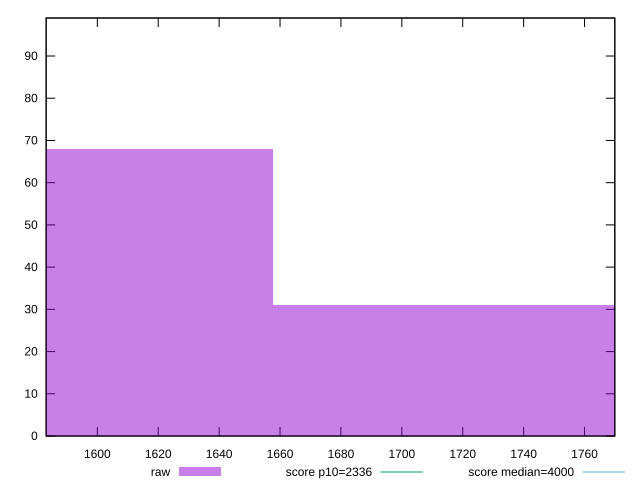

Here is the gnuplot script that generated this plot:
reset

$raw <<EOF
1585.680643034871 68
1729.8334287653138 31
EOF

set key outside below
set boxwidth 144.15278573044282
set xrange [1583.1881999999998:1769.9472]
set yrange [0:99]
set trange [0:99]
set style fill transparent solid 0.5 noborder

set parametric
set terminal svg size 640, 490 enhanced background rgb 'white'
set output "reports/report_00030_2021-02-24T20-42-31.540Z/first-meaningful-paint/samples/card/raw/histogram.svg"

plot $raw title "raw" with boxes, \
     2336,t title "score p10=2336", \
     4000,t title "score median=4000"

reset
